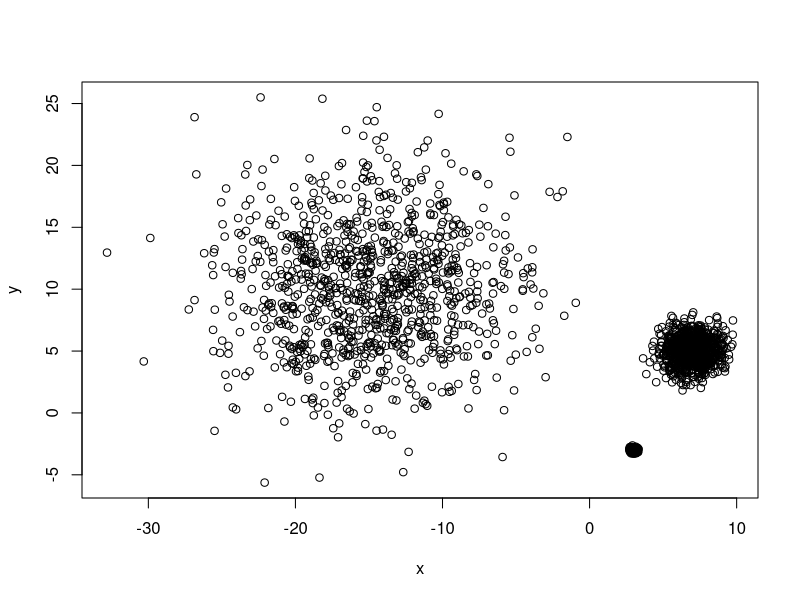

Recreate this plot in R.
## 밀도가 다른 분포 

set.seed(1000)
df=runif(1000,-1,1)

x1 = rnorm(df,mean=7,sd=1)
y1 = rnorm(df, mean=5, sd=1)

x2 = rnorm(df, mean=3, sd=.1)
y2 = rnorm(df, mean=-3, sd=.1)

x3 = rnorm(df, mean=-15, sd=5)
y3 = rnorm(df, mean=10, sd=5)

x = c(x1,x2,x3)
y = c(y1,y2,y3)

simulated_df = data.frame(x,y)

plot(x,y)
